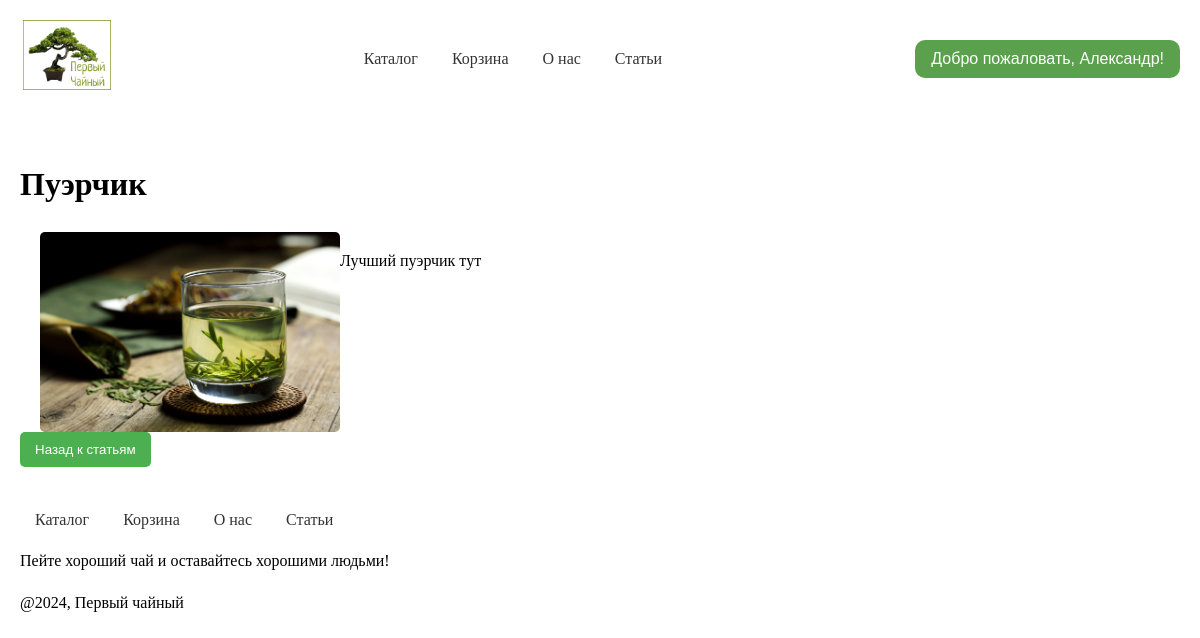
The page /states/3 (signed in) on the database its author committed.
### models/user.py (models this page shows, shortened)
class User(db.Model, UserMixin):
    __tablename__ = "users"
    id = db.Column(db.Integer, primary_key=True)
    username = db.Column(db.String(64))
    first_name = db.Column(db.String(30))
    email = db.Column(db.String(120))
    password_hash = db.Column(db.String(128))
    carts = relationship('Cart', backref='user', lazy=True)

### models/states.py (models this page shows, shortened)
class State(db.Model):
    __tablename__ = "states"
    id = db.Column(Integer, primary_key=True)
    title = db.Column(String, nullable=False)
    content = db.Column(String, nullable=False)
    image_url = db.Column(String, nullable=True)

### routers/states.py (the view)
@states_bp.route("/states/<int:state_id>")
def read_state(state_id):
    state = State.query.get(state_id)
    if state is None:
        return jsonify({"message": "Статья не найдена"}), 404
    return render_template('states/state_detail.html', state=state)

### routers/user.py (called while the page is built)
@login_manager.user_loader
def load_user(user_id):
    return User.query.get(int(user_id))

### templates/states/state_detail.html (shortened to what this page needs)
{% extends "catalog/base.html" %}
{% block content %}
        <h1>{{ state.title }}</h1>
<div class="article-container">
        <img src="../static/images/{{ state.image_url }}.jpg" alt="{{ state.title }}" class="article-image">
        <div class="article-content">
            <p>{{ state.content }}</p>
        </div>
</div>
    <a href="/states"><button type="submit" class="btncart">Назад к статьям</button></a>
{% endblock %}

### templates/catalog/base.html (shortened to what this page needs)
<!DOCTYPE html>
<html lang="ru">
<head>
</head>
<body>
    <header>
        <a href="/"><img src="/static/images/logo.png" alt="Логотип" class="logo"></a>
        <nav>
            <a href="/showcase">Каталог</a>
            <a href="/cart_view">Корзина</a>
            <a href="/about">О нас</a>
            <a href="/states">Статьи</a>
        </nav>
        <div class="dropdown">
        {% if not current_user.is_authenticated %}
        <button class="dropbtn">Личный кабинет</button>
        <div class="dropdown-content">
            <a href='/login'>Войти</a>
            <a href='/register'>Зарегистрироваться</a>
        </div>
        {% else %}
        <button class="dropbtn">Добро пожаловать, {{ current_user.first_name }}!</button>
        {% endif %}
        </div>
    </header>
    <main>
        {% block content %}<h1>Рады приветствовать Вас в нашем чайном магазине</h1> {% endblock %}
    </main>
    <footer>
            <a href="/showcase/">Каталог</a>
            <a href="/cart_view/">Корзина</a>
            <a href="/about">О нас</a>
            <a href="/states">Статьи</a>
            <p>Пейте хороший чай и оставайтесь хорошими людьми!</p>
            <p>@2024, Первый чайный</p>
    </footer>
</body>
</html>

### templates/catalog/base.html (style rules this page uses)
body { font-family: Montserrat; line-height: 1.6; margin: 0; padding: 0; }
header { display: flex; align-items: center; justify-content: space-between; padding: 20px; max-width: 1200px; margin: auto; }
header, nav, main, footer { padding: 20px; margin: auto; max-width: 1200px; }
nav a { text-decoration: none; color: #333; padding: 10px 15px; }
footer a { text-decoration: none; color: #333; padding: 10px 15px; }
.logo { max-height: 70px; margin-right: auto; }
nav { margin-left: auto; }
.btncart { background-color: #4CAF50; color: white; padding: 10px 15px; border: none; border-radius: 5px; cursor: pointer; }
.dropdown { position: relative; display: inline-block; }
.dropbtn { background-color: #5BA14D; color: white; padding: 10px 16px; font-size: 16px; border: none; cursor: pointer; border-radius: 10px; }
.article-image { max-width: 100%; height: auto; border-radius: 5px; }
.article-container { display: flex; align-items: flex-start; }
.article-image { max-width: 300px; height: auto; margin-left: 20px; border-radius: 5px; }

### rows shown on the page
User: first_name "Александр"
State: title "Пуэрчик", content "Лучший пуэрчик тут"
